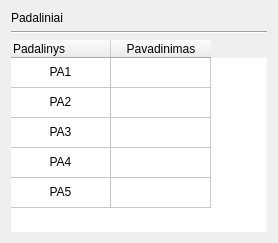
          <widget class="QWidget" name="padaliniai_tab">
           <attribute name="title">
            <string>Padaliniai</string>
           </attribute>
           <layout class="QVBoxLayout" name="verticalLayout_6">
            <item>
             <widget class="QLabel" name="label_5">
              <property name="text">
               <string>Padaliniai</string>
              </property>
             </widget>
            </item>
            <item>
             <widget class="Line" name="line_5">
              <property name="orientation">
               <enum>Qt::Horizontal</enum>
              </property>
             </widget>
            </item>
            <item>
             <widget class="QTableWidget" name="tableWidget_2">
              <property name="enabled">
               <bool>true</bool>
              </property>
              <property name="minimumSize">
               <size>
                <width>0</width>
                <height>0</height>
               </size>
              </property>
              <property name="frameShape">
               <enum>QFrame::NoFrame</enum>
              </property>
              <attribute name="horizontalHeaderHighlightSections">
               <bool>true</bool>
              </attribute>
              <attribute name="verticalHeaderVisible">
               <bool>false</bool>
              </attribute>
              <row>
               <property name="text">
                <string>1.</string>
               </property>
              </row>
              <row>
               <property name="text">
                <string>2.</string>
               </property>
              </row>
              <row>
               <property name="text">
                <string>3.</string>
               </property>
              </row>
              <row>
               <property name="text">
                <string>4.</string>
               </property>
              </row>
              <row>
               <property name="text">
                <string>5.</string>
               </property>
              </row>
              <column>
               <property name="text">
                <string>Padalinys</string>
               </property>
               <property name="textAlignment">
                <set>AlignLeft|AlignVCenter</set>
               </property>
              </column>
              <column>
               <property name="text">
                <string>Pavadinimas</string>
               </property>
              </column>
              <item row="0" column="0">
               <property name="text">
                <string>PA1</string>
               </property>
               <property name="textAlignment">
                <set>AlignHCenter|AlignVCenter|AlignCenter</set>
               </property>
              </item>
              <item row="0" column="1">
               <property name="text">
                <string/>
               </property>
              </item>
              <item row="1" column="0">
               <property name="text">
                <string>PA2</string>
               </property>
               <property name="textAlignment">
                <set>AlignHCenter|AlignVCenter|AlignCenter</set>
               </property>
              </item>
              <item row="1" column="1">
               <property name="text">
                <string/>
               </property>
              </item>
              <item row="2" column="0">
               <property name="text">
                <string>PA3</string>
               </property>
               <property name="textAlignment">
                <set>AlignHCenter|AlignVCenter|AlignCenter</set>
               </property>
              </item>
              <item row="2" column="1">
               <property name="text">
                <string/>
               </property>
              </item>
              <item row="3" column="0">
               <property name="text">
                <string>PA4</string>
               </property>
               <property name="textAlignment">
                <set>AlignHCenter|AlignVCenter|AlignCenter</set>
               </property>
              </item>
              <item row="3" column="1">
               <property name="text">
                <string/>
               </property>
              </item>
              <item row="4" column="0">
               <property name="text">
                <string>PA5</string>
               </property>
               <property name="textAlignment">
                <set>AlignHCenter|AlignVCenter|AlignCenter</set>
               </property>
              </item>
             </widget>
            </item>
           </layout>
          </widget>
